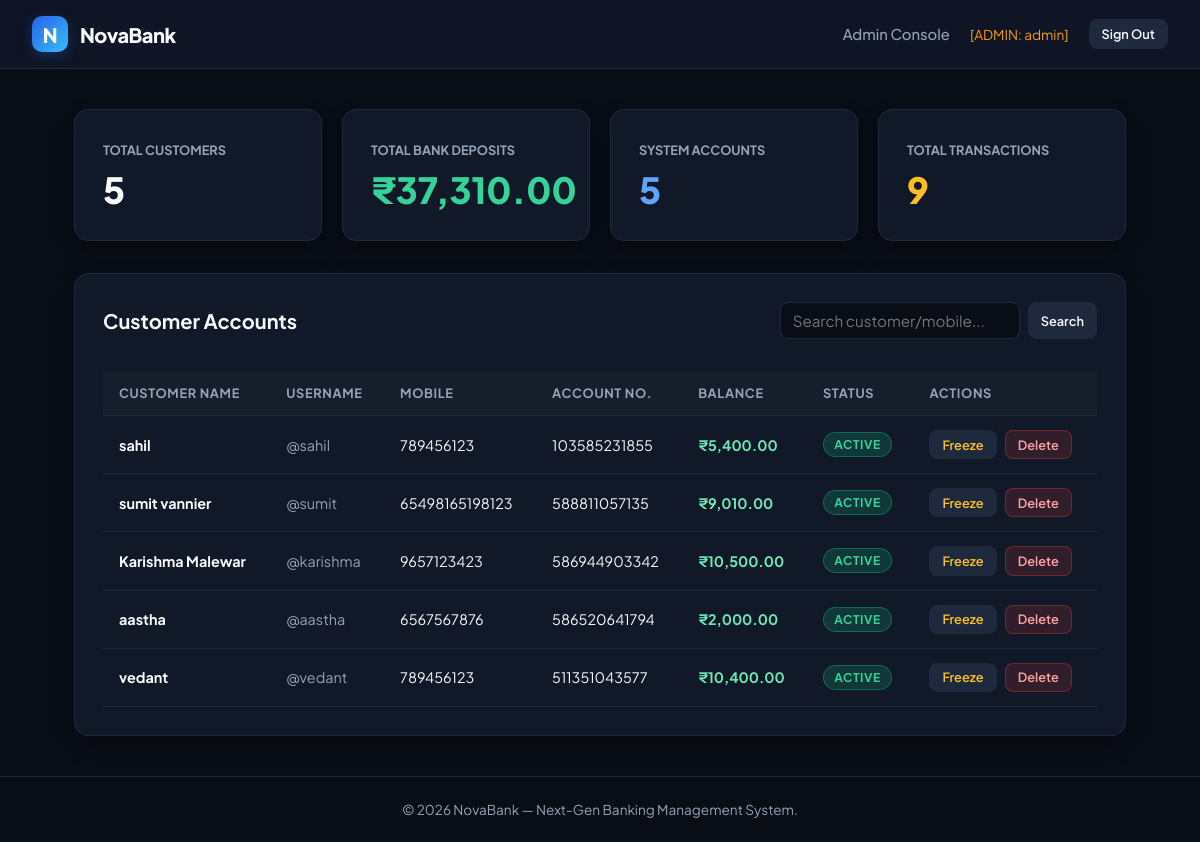
Before: /admin (signed in) with the older database file.
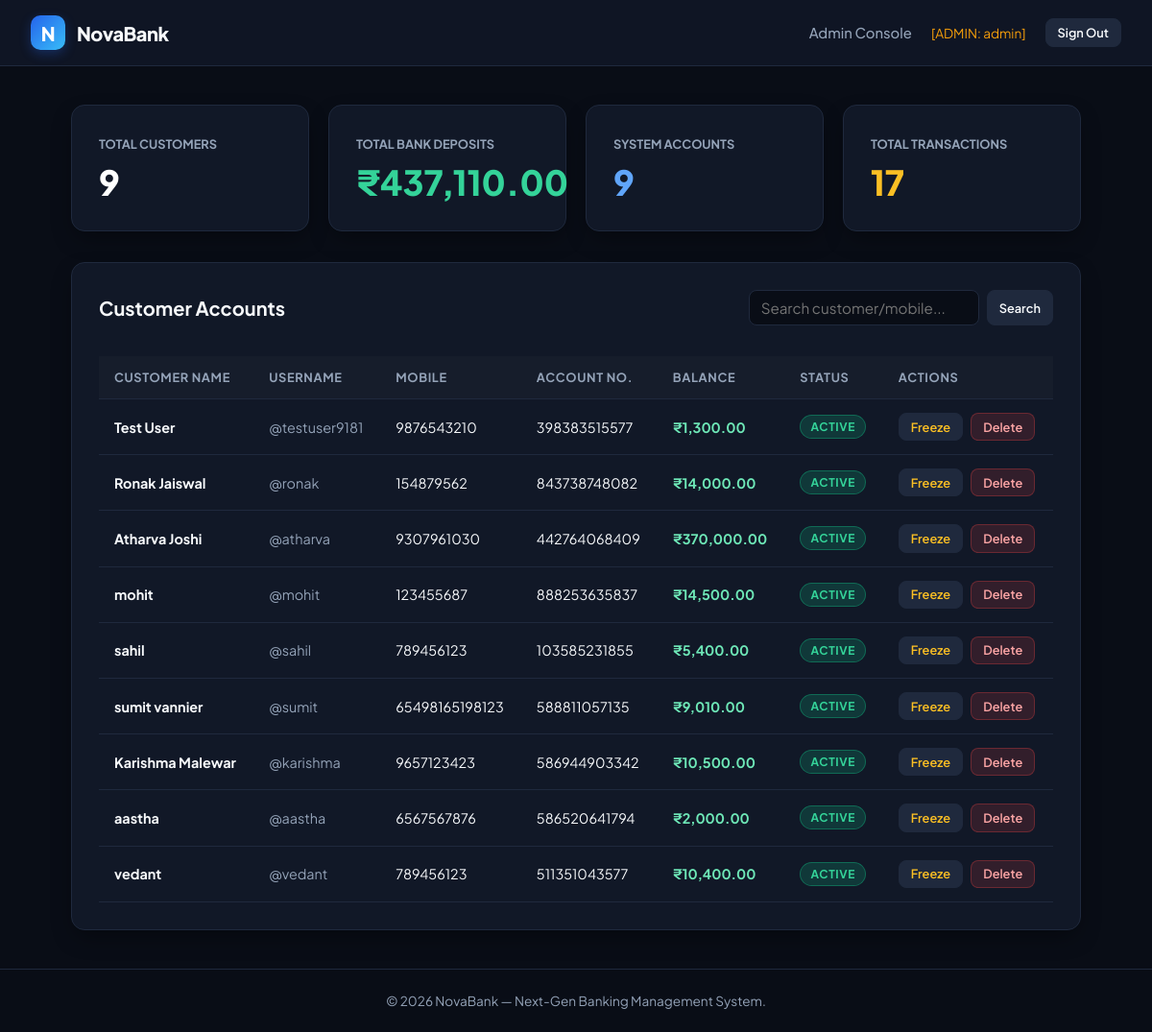
After: the same page with the newer database file.
### tables this page shows
CREATE TABLE customers (
    id              INTEGER PRIMARY KEY AUTOINCREMENT,
    full_name       TEXT    NOT NULL,
    dob             TEXT    NOT NULL,
    mobile          TEXT    NOT NULL,
    address         TEXT    NOT NULL,
    username        TEXT    NOT NULL UNIQUE,
    password_hash   TEXT    NOT NULL,
    pin_hash        TEXT    NOT NULL,
    created_at      TEXT    NOT NULL DEFAULT (datetime('now')),
    updated_at      TEXT    NOT NULL DEFAULT (datetime('now'))
);

CREATE TABLE accounts (
    id              INTEGER PRIMARY KEY AUTOINCREMENT,
    account_number  TEXT    NOT NULL UNIQUE,
    customer_id     INTEGER NOT NULL,
    balance         REAL    NOT NULL DEFAULT 0,
    status          TEXT    NOT NULL DEFAULT 'ACTIVE'  CHECK(status IN ('ACTIVE','FROZEN','CLOSED')),
    created_at      TEXT    NOT NULL DEFAULT (datetime('now')),
    updated_at      TEXT    NOT NULL DEFAULT (datetime('now')),
    FOREIGN KEY (customer_id) REFERENCES customers(id) ON DELETE CASCADE
);

### web/app.py (the view)
    @app.route("/admin")
    @admin_required
    def admin_dashboard() -> Any:
        query = request.args.get("q", "").strip()
        customers = admin_service.search_customers(query)
        accounts = admin_service.all_accounts()
        all_tx = admin_service.all_transactions()
        customer_accounts = {acc.customer_id: acc for acc in accounts}
        total_deposits = sum(acc.balance for acc in accounts)
        return render_template(
            "admin_dashboard.html",
            customers=customers,
            accounts=accounts,
            customer_accounts=customer_accounts,
            total_deposits=total_deposits,
            total_transactions=len(all_tx),
            query=query,
        )

### database/db_connection.py (called while the page is built)
    @property
    def connection(self) -> sqlite3.Connection:
        return self._conn

### models/account_model.py (called while the page is built)
    @staticmethod
    def from_row(row: Mapping[str, Any]) -> "Account":
        return Account(
            id=row["id"],
            account_number=row["account_number"],
            customer_id=row["customer_id"],
            balance=float(row["balance"]),
            status=row["status"],
            created_at=row["created_at"],
            updated_at=row["updated_at"],
        )

### models/customer_model.py (called while the page is built)
    @staticmethod
    def from_row(row: Mapping[str, Any]) -> "Customer":
        return Customer(
            id=row["id"],
            full_name=row["full_name"],
            dob=row["dob"],
            mobile=row["mobile"],
            address=row["address"],
            username=row["username"],
            password_hash=row["password_hash"],
            pin_hash=row["pin_hash"],
            created_at=row["created_at"],
            updated_at=row["updated_at"],
        )

### models/transaction_model.py (called while the page is built)
    @staticmethod
    def from_row(row: Mapping[str, Any]) -> "Transaction":
        return Transaction(
            id=row["id"],
            account_id=row["account_id"],
            type=row["type"],
            amount=float(row["amount"]),
            balance_after=float(row["balance_after"]),
            description=row["description"] or "",
            created_at=row["created_at"],
        )

### repositories/account_repository.py (called while the page is built)
    def all(self) -> List[Account]:
        cur = self._db.connection.execute(AccountQ.ALL)
        return [Account.from_row(r) for r in cur.fetchall()]

### repositories/customer_repository.py (called while the page is built)
    def all(self) -> List[Customer]:
        cur = self._db.connection.execute(CustomerQ.ALL)
        return [Customer.from_row(r) for r in cur.fetchall()]

### repositories/transaction_repository.py (called while the page is built)
    def all(self) -> List[Transaction]:
        cur = self._db.connection.execute(TransactionQ.ALL)
        return [Transaction.from_row(r) for r in cur.fetchall()]

### services/admin_service.py (called while the page is built, shortened)
    def search_customers(self, term: str) -> List[Customer]:
        term = (term or "").lower().strip()
        all_c = self._customers.all()
        if not term:
            return all_c

    def all_accounts(self) -> List[Account]:
        return self._accounts.all()

    def all_transactions(self) -> List[Transaction]:
        return self._transactions.all()

### web/templates/admin_dashboard.html (shortened to what this page needs)
{% extends "base.html" %}
{% block content %}
<div style="display: flex; flex-direction: column; gap: 2rem;">
    <div style="display: grid; grid-template-columns: repeat(auto-fit, minmax(220px, 1fr)); gap: 1.25rem;">
        <div class="card">
            <span style="color: var(--text-muted); font-size: 0.8rem; font-weight: 700; text-transform: uppercase;">Total Customers</span>
            <div style="font-size: 2.25rem; font-weight: 800; color: #ffffff; margin-top: 0.5rem;">
                {{ customers|length }}
            </div>
        </div>
        <div class="card">
            <span style="color: var(--text-muted); font-size: 0.8rem; font-weight: 700; text-transform: uppercase;">Total Bank Deposits</span>
            <div style="font-size: 2.25rem; font-weight: 800; color: #34d399; margin-top: 0.5rem;">
                ₹{{ "{:,.2f}".format(total_deposits) }}
            </div>
        </div>
        <div class="card">
            <span style="color: var(--text-muted); font-size: 0.8rem; font-weight: 700; text-transform: uppercase;">System Accounts</span>
            <div style="font-size: 2.25rem; font-weight: 800; color: #60a5fa; margin-top: 0.5rem;">
                {{ accounts|length }}
            </div>
        </div>
        <div class="card">
            <span style="color: var(--text-muted); font-size: 0.8rem; font-weight: 700; text-transform: uppercase;">Total Transactions</span>
            <div style="font-size: 2.25rem; font-weight: 800; color: #fbbf24; margin-top: 0.5rem;">
                {{ total_transactions }}
            </div>
        </div>
    </div>
    <div class="card">
        <div style="display: flex; justify-content: space-between; align-items: center; flex-wrap: wrap; gap: 1rem; margin-bottom: 1rem;">
            <h3 style="font-size: 1.25rem; font-weight: 700;">Customer Accounts</h3>
            <form method="GET" action="/admin" style="display: flex; gap: 0.5rem;">
                <input class="form-control" type="text" name="q" value="{{ query }}" placeholder="Search customer/mobile..." style="width: 240px; padding: 0.5rem 0.75rem;">
                <button type="submit" class="btn btn-secondary btn-sm">Search</button>
            </form>
        </div>
        {% if customers %}
            <div style="overflow-x: auto;">
                <table>
                    <thead>
                        <tr>
                            <th>Customer Name</th>
                            <th>Username</th>
                            <th>Mobile</th>
                            <th>Account No.</th>
                            <th>Balance</th>
                            <th>Status</th>
                            <th>Actions</th>
                        </tr>
                    </thead>
                    <tbody>
                        {% for c in customers %}
                            {% set acc = customer_accounts.get(c.id) %}
                            <tr>
                                <td><strong>{{ c.full_name }}</strong></td>
                                <td style="color: var(--text-muted);">@{{ c.username }}</td>
                                <td>{{ c.mobile }}</td>
                                <td><code>{{ acc.account_number if acc else 'N/A' }}</code></td>
                                <td style="font-weight: 700; color: #6ee7b7;">
                                    ₹{{ "{:,.2f}".format(acc.balance) if acc else '0.00' }}
                                </td>
                                <td>
                                    {% if acc %}
                                        <span class="badge {{ 'active' if acc.status == 'ACTIVE' else 'frozen' }}">
                                            {{ acc.status }}
                                        </span>
                                    {% else %}
                                        <span class="badge frozen">NONE</span>
                                    {% endif %}
                                </td>
                                <td>
                                    <div style="display: flex; gap: 0.5rem; align-items: center;">
                                        {% if acc %}
                                            {% if acc.status == 'ACTIVE' %}
                                                <form method="POST" action="/admin/freeze/{{ acc.id }}" style="display: inline;">
                                                    <button type="submit" class="btn btn-secondary btn-sm" style="color: #fbbf24;">Freeze</button>
                                                </form>
                                            {% else %}
                                                <form method="POST" action="/admin/unfreeze/{{ acc.id }}" style="display: inline;">
                                                    <button type="submit" class="btn btn-secondary btn-sm" style="color: #34d399;">Unfreeze</button>
                                                </form>
                                            {% endif %}
                                        {% endif %}
                                        <form method="POST" action="/admin/delete/{{ c.id }}" onsubmit="return confirm('Permanently delete customer {{ c.full_name }}?');" style="display: inline;">
                                            <button type="submit" class="btn btn-danger btn-sm">Delete</button>
                                        </form>
                                    </div>
                                </td>
                            </tr>
                        {% endfor %}
                    </tbody>
                </table>
            </div>
        {% else %}
            <p style="color: var(--text-muted); text-align: center; padding: 2.5rem 0;">No customers found.</p>
        {% endif %}
    </div>
</div>
{% endblock %}

### web/templates/base.html (shortened to what this page needs)
<!DOCTYPE html>
<html lang="en">
<head>
</head>
<body>
    <header class="navbar">
        <a href="/" class="nav-brand">
            <div class="nav-logo-icon">N</div>
            <span>NovaBank</span>
        </a>
        <nav class="nav-links">
            {% if session.get('customer_id') %}
                <a href="/" class="nav-link">Dashboard</a>
                <a href="/deposit" class="nav-link">Deposit</a>
                <a href="/withdraw" class="nav-link">Withdraw</a>
                <a href="/transactions" class="nav-link">Transactions</a>
                <span style="color: var(--text-muted); font-size: 0.85rem;">Hi, <strong>{{ session.get('username') }}</strong></span>
                <a href="/logout" class="btn btn-secondary btn-sm">Sign Out</a>
            {% elif session.get('admin_id') %}
                <a href="/admin" class="nav-link">Admin Console</a>
                <span style="color: var(--warning); font-size: 0.85rem;">[ADMIN: {{ session.get('admin_username') }}]</span>
                <a href="/admin/logout" class="btn btn-secondary btn-sm">Sign Out</a>
            {% else %}
                <a href="/login" class="nav-link">Customer Login</a>
                <a href="/register" class="btn btn-primary btn-sm">Open Account</a>
                <a href="/admin/login" class="nav-link" style="font-size: 0.825rem; color: var(--text-muted);">Admin Portal</a>
            {% endif %}
        </nav>
    </header>
    <main class="main-container">
        {% block content %}{% endblock %}
    </main>
    <footer>
        &copy; 2026 NovaBank — Next-Gen Banking Management System.
    </footer>
</body>
</html>

### web/templates/base.html (style rules this page uses)
:root { --bg: #090d16; --surface: #111827; --surface-hover: #1f293d; --border: #1f293d; --primary: #2563eb; --primary-hover: #1d4ed8; --accent: #38bdf8; --text: #f8fafc; --text-muted: #94a3b8; --success: #10b981; --danger: #ef4444; --warning: #f59e0b; }
* { box-sizing: border-box; margin: 0; padding: 0; font-family: 'Plus Jakarta Sans', system-ui, -apple-system, sans-serif; }
body { background-color: var(--bg); color: var(--text); min-height: 100vh; display: flex; flex-direction: column; }
.navbar { background-color: rgba(17, 24, 39, 0.85); backdrop-filter: blur(12px); border-bottom: 1px solid var(--border); padding: 1rem 2rem; display: flex; justify-content: space-between; align-items: center; position: sticky; top: 0; z-index: 50; }
.nav-brand { display: flex; align-items: center; gap: 0.75rem; text-decoration: none; color: var(--text); font-weight: 800; font-size: 1.25rem; letter-spacing: -0.025em; }
.nav-logo-icon { width: 36px; height: 36px; background: linear-gradient(135deg, #2563eb, #38bdf8); border-radius: 10px; display: flex; align-items: center; justify-content: center; font-weight: 800; color: #ffffff; box-shadow: 0 4px 12px rgba(37, 99, 235, 0.3); }
.nav-links { display: flex; align-items: center; gap: 1.25rem; }
.nav-link { text-decoration: none; color: var(--text-muted); font-size: 0.925rem; font-weight: 500; transition: color 0.15s ease; }
.btn { display: inline-flex; align-items: center; justify-content: center; padding: 0.625rem 1.25rem; border-radius: 8px; font-size: 0.875rem; font-weight: 600; text-decoration: none; cursor: pointer; border: none; transition: all 0.2s ease; gap: 0.5rem; }
.btn-secondary { background: var(--surface-hover); color: var(--text); border: 1px solid var(--border); }
.btn-danger { background: rgba(239, 68, 68, 0.15); color: #fca5a5; border: 1px solid rgba(239, 68, 68, 0.3); }
.btn-sm { padding: 0.35rem 0.75rem; font-size: 0.8rem; }
.main-container { max-width: 1100px; margin: 0 auto; padding: 2.5rem 1.5rem; width: 100%; flex: 1; }
.card { background-color: var(--surface); border: 1px solid var(--border); border-radius: 14px; padding: 1.75rem; box-shadow: 0 10px 25px -5px rgba(0, 0, 0, 0.4); }
.badge { display: inline-block; padding: 0.25rem 0.65rem; border-radius: 9999px; font-size: 0.75rem; font-weight: 700; text-transform: uppercase; letter-spacing: 0.05em; }
.badge.active { background: rgba(16, 185, 129, 0.2); color: #34d399; border: 1px solid rgba(16, 185, 129, 0.4); }
.form-control { width: 100%; padding: 0.75rem 1rem; background: var(--bg); border: 1px solid var(--border); border-radius: 8px; color: var(--text); font-size: 0.95rem; outline: none; transition: border-color 0.15s ease; }
table { width: 100%; border-collapse: collapse; margin-top: 1rem; }
th, td { text-align: left; padding: 0.875rem 1rem; border-bottom: 1px solid var(--border); font-size: 0.9rem; }
th { color: var(--text-muted); font-size: 0.8rem; text-transform: uppercase; letter-spacing: 0.05em; background: rgba(255, 255, 255, 0.02); }
footer { border-top: 1px solid var(--border); padding: 1.5rem 2rem; text-align: center; font-size: 0.85rem; color: var(--text-muted); }

Changed rows visible on the page:
added customers: full_name "Test User", username "testuser9181", mobile "9876543210"
added accounts: account_number "398383515577", balance "1,300.00", status "ACTIVE"
added customers: full_name "Ronak Jaiswal", username "ronak", mobile "154879562"
added accounts: account_number "843738748082", balance "14,000.00", status "ACTIVE"
added customers: full_name "Atharva Joshi", username "atharva", mobile "9307961030"
added accounts: account_number "442764068409", balance "370,000.00", status "ACTIVE"
added customers: full_name "mohit", username "mohit", mobile "123455687"
added accounts: account_number "888253635837", balance "14,500.00", status "ACTIVE"
Other visible differences:
{{ customers|length }}: "5" → "9"
{{ "{:,.2f}".format(total_deposits) }}: "37,310.00" → "437,110.00"
{{ accounts|length }}: "5" → "9"
{{ total_transactions }}: "9" → "17"
